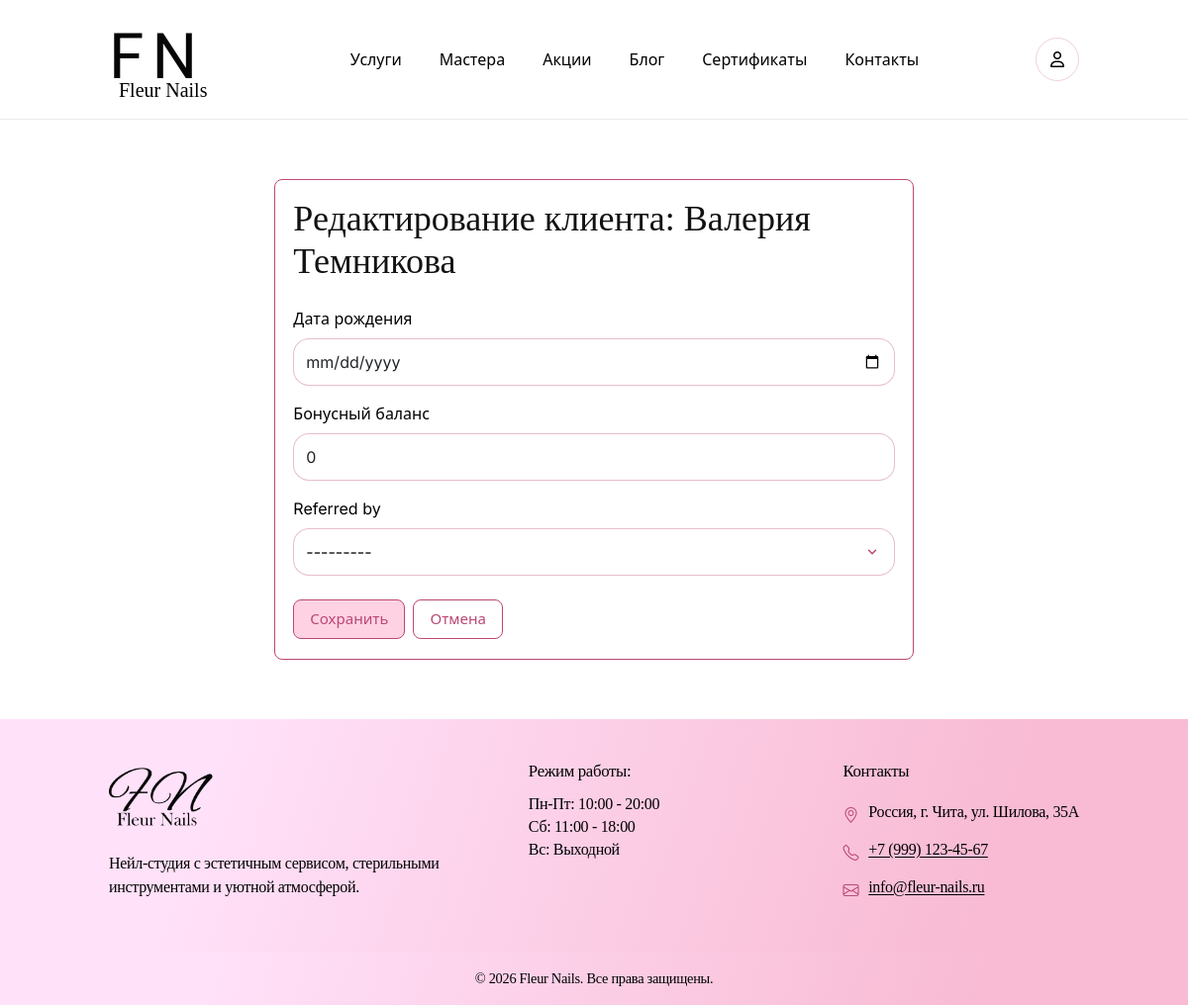
Screenshot of /client/4/edit/ (signed in) with the database file from the repository.
### main/models.py (models this page shows)
class Client(models.Model):
    user = models.OneToOneField(
        CustomUser,
        on_delete=models.CASCADE,
        primary_key=True,
        limit_choices_to={"role": CustomUser.Role.CLIENT},
        related_name="client_profile",
    )
    birth_date = models.DateField("Дата рождения", blank=True, null=True)
    bonus_balance = models.IntegerField("Бонусный баланс", default=0)
    referred_by = models.ForeignKey(
        "self", on_delete=models.SET_NULL, null=True, blank=True, related_name="referrals"
    )
    created_at = models.DateTimeField("Дата регистрации", auto_now_add=True)
    class Meta:
        verbose_name = "Клиент"
        verbose_name_plural = "Клиенты"
    def __str__(self):
        return self.user.get_full_name() or self.user.username

### users/models.py (models this page shows, shortened)
class CustomUser(AbstractUser):
    class Role(models.TextChoices):
        CLIENT = 'CLIENT', 'Клиент'
        MASTER = 'MASTER', 'Мастер'
        ADMIN = 'ADMIN', 'Администратор'
    role = models.CharField(
        max_length=50,
        choices=Role.choices,
        default=Role.CLIENT,
        verbose_name='Роль'
    )
    phone = models.CharField(
        max_length=20,
        blank=True,
        verbose_name='Номер телефона'
    )
    avatar = models.ImageField(
        'Аватар',
        upload_to='avatars/',
        blank=True,
        null=True
    )
    class Meta:
        verbose_name = 'Пользователь'
        verbose_name_plural = 'Пользователи'

### main/views.py (the view, shortened to what this page needs)
# urls.py: path('client/<int:client_id>/edit/', views.ClientUpdateView.as_view(), name='client_edit'),
class ClientUpdateView(LoginRequiredMixin, AdminRequiredMixin, UpdateView):
    model = Client
    form_class = ClientForm
    template_name = "main/client_form.html"
    pk_url_kwarg = "client_id"
    success_url = reverse_lazy("main:clients")

### main/forms.py
class ClientForm(forms.ModelForm):
    class Meta:
        model = Client
        fields = ["birth_date", "bonus_balance", "referred_by"]
        widgets = {
            "birth_date": forms.DateInput(attrs={"type": "date", "class": "form-control"}),
            "bonus_balance": forms.NumberInput(attrs={"class": "form-control"}),
            "referred_by": forms.Select(attrs={"class": "form-control"}),
        }

### users/mixins.py (called while the page is built)
    def dispatch(self, request, *args, **kwargs):
        if not request.user.is_authenticated:
            return self.handle_no_permission()
        if request.user.is_superuser or request.user.role == 'ADMIN':
            return super().dispatch(request, *args, **kwargs)
        messages.error(request, 'Доступ запрещен. Только для администраторов.')
        return redirect('main:index')

### templates/main/client_form.html (shortened to what this page needs)
{% extends 'main/base.html' %}
{% block content %}
<div class="fn-container fn-inner-page">
    <section class="fn-section">
        <div class="row justify-content-center">
            <div class="col-lg-8">
                <div class="fn-card">
                    <div class="fn-card__body">
                        <h1 class="fn-inner-page__title mb-4">
                            {% if client %}
                                Редактирование клиента: {{ client.user.get_full_name }}
                            {% else %}
                                Добавить нового клиента
                            {% endif %}
                        </h1>
                        <form method="post">
                            {% for field in form %}
                                <div class="mb-3">
                                    <label class="form-label" for="{{ field.id_for_label }}">{{ field.label }}</label>
                                    {{ field }}
                                </div>
                            {% endfor %}
                            <div class="d-flex flex-wrap gap-2 mt-4">
                                <button type="submit" class="fn-btn fn-btn--hero-primary fn-btn--page-sm">Сохранить</button>
                                <a href="{% url 'main:clients' %}" class="fn-btn fn-btn--hero-outline fn-btn--page-sm">Отмена</a>
                            </div>
                        </form>
                    </div>
                </div>
            </div>
        </div>
    </section>
</div>
{% endblock %}

### static/css/globals.css (style rules this page uses)
*, *::before, *::after { box-sizing: border-box; }
html, body { height: 100%; }
body { margin: 0; background: #ffffff; color: #000000; -webkit-font-smoothing: antialiased; -moz-osx-font-smoothing: grayscale; }
input, button, textarea, select { font: inherit; }
a { color: inherit; text-decoration: none; }
:root { --fn-bg: #ffffff; --fn-text: #000000; --fn-muted: rgba(0, 0, 0, 0.72); --fn-figma-border: #bb4775; --fn-figma-cta-fill: #ffd2e3; --fn-figma-cta-alt: #f8bbd3; --fn-figma-heading: #121212; --fn-figma-logo: #060606; --fn-accent: var(--fn-figma-border); --fn-accent-2: #c8b6e2; --fn-border: rgba(187, 71, 117, 0.35); --fn-border-soft: rgba(187, 71, 117, 0.25); --fn-radius-lg: 40px; --fn-radius-md: 24px; --fn-radius-sm: 16px; --fn-radius-ui: 8px; --fn-radius-btn-sm: 4px; --fn-shadow: 0 6px 24px rgba(187, 71, 117, 0.12); --fn-shadow-soft: 0 4px 20px rgba(0, 0, 0, 0.06); --fn-font-brand: "Alex Brush", cursive; --fn-font-title: "Libre Baskerville", "Baskerville Old Face", Georgia, "Times New Roman", serif; --fn-font-body: "Inter", system-ui, -apple-system, Segoe UI, Roboto, Arial, sans-serif; --fn-pink: var(--fn-figma-cta-fill); --fn-pink-soft: #ffe1f9; --fn-pink-deep: var(--fn-figma-border); --fn-pink-border: var(--fn-figma-border); --fn-pink-hover: #a63d66; --fn-input-autofill-bg: #fef5fa; }
body { font-family: var(--fn-font-body); }
h1, h2, h3, h4, h5, h6 { font-family: var(--fn-font-title); margin: 0; }
.fn-container { width: 100%; max-width: 1440px; margin: 0 auto; padding: 0 110px; }

### static/css/style.css (style rules this page uses)
.fn-section { padding: 60px 0; }
.fn-card { border: 1px solid var(--fn-border); border-radius: var(--fn-radius-md); background: #fff; box-shadow: var(--fn-shadow); overflow: hidden; }
.fn-card__body { padding: 18px 18px 20px; }
.btn, .form-control, .form-select, .table, .card { border-radius: var(--fn-radius-sm) !important; }
.form-control, .form-select { border: 1px solid var(--fn-border) !important; min-height: 48px; }
.fn-page-site select.form-control, .fn-page-site select.form-select, .fn-page-site .form-select { appearance: none; -webkit-appearance: none; -moz-appearance: none; background-color: #fff; color: var(--fn-text); accent-color: var(--fn-figma-border); cursor: pointer; }
.fn-page-site select.form-control:not([multiple]):not([size]), .fn-page-site select.form-select:not([multiple]):not([size]), .fn-page-site .form-select:not([multiple]):not([size]) { padding-right: 2.75rem; background-repeat: no-repeat; background-position: right 0.9rem center; background-size: 14px 14px; }
.fn-page-site select.form-control option, .fn-page-site select.form-select option, .fn-page-site .form-select option { background-color: #fff; color: var(--fn-text); }
.fn-page-site .form-control::placeholder { color: rgba(0, 0, 0, 0.45); }
.fn-btn { display: inline-flex; align-items: center; justify-content: center; box-sizing: border-box; cursor: pointer; text-decoration: none; font-family: var(--fn-font-body); font-weight: 400; border-radius: var(--fn-radius-ui); transition: background 0.2s ease, color 0.2s ease, border-color 0.2s ease, transform 0.15s ease; }
.fn-btn--hero-primary, .fn-btn--hero-outline { min-height: 59px; min-width: min(296px, 100%); padding: 9px 16px; font-size: 1.5rem; line-height: 22px; border: 2px solid var(--fn-figma-border); }
.fn-btn--hero-primary { background: var(--fn-figma-cta-fill); color: var(--fn-figma-border); }
.fn-btn--hero-outline { background: #ffffff; color: var(--fn-figma-border); }
.fn-btn--page-sm { min-height: 40px; min-width: 0; padding: 8px 16px; font-size: 0.9375rem; line-height: 1.25; border-width: 1px; }
.fn-btn--page-sm.fn-btn--cta-wide, .fn-btn--page-sm.fn-btn--hero-primary, .fn-btn--page-sm.fn-btn--hero-outline { min-height: 40px; min-width: 0; max-width: 16rem; width: auto; }
.fn-inner-page__title { font-family: var(--fn-font-title); font-size: clamp(1.75rem, 3vw, 2.8125rem); font-weight: 400; color: var(--fn-figma-heading); margin-bottom: 0.75rem; }
.fn-page-site .fn-card { border: 1px solid var(--fn-figma-border); border-radius: var(--fn-radius-ui); box-shadow: none; }

### rows the page displays
Client: user.get_full_name "Валерия Темникова", form "0" "---------"

### other values shown
{{ field.label }} "Дата рождения" "Бонусный баланс" "Referred by"
